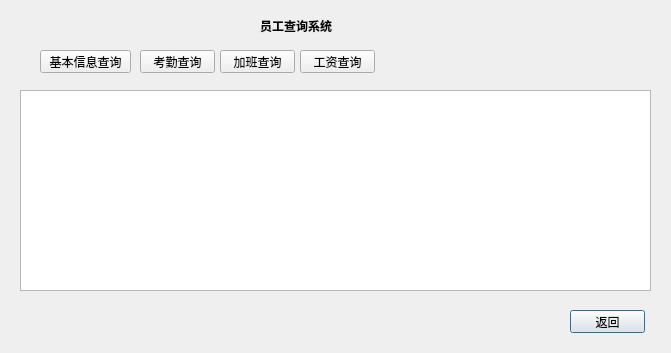
<?xml version="1.0" encoding="UTF-8"?>
<ui version="4.0">
 <class>userselect</class>
 <widget class="QDialog" name="userselect">
  <property name="geometry">
   <rect>
    <x>0</x>
    <y>0</y>
    <width>671</width>
    <height>353</height>
   </rect>
  </property>
  <property name="windowTitle">
   <string>员工查询</string>
  </property>
  <widget class="QLabel" name="label">
   <property name="geometry">
    <rect>
     <x>260</x>
     <y>10</y>
     <width>91</width>
     <height>31</height>
    </rect>
   </property>
   <property name="font">
    <font>
     <family>Arial</family>
     <weight>75</weight>
     <bold>true</bold>
    </font>
   </property>
   <property name="text">
    <string>员工查询系统</string>
   </property>
  </widget>
  <widget class="QPushButton" name="pushButton">
   <property name="geometry">
    <rect>
     <x>570</x>
     <y>310</y>
     <width>75</width>
     <height>23</height>
    </rect>
   </property>
   <property name="text">
    <string>返回</string>
   </property>
  </widget>
  <widget class="QPushButton" name="pushButton_2">
   <property name="geometry">
    <rect>
     <x>40</x>
     <y>50</y>
     <width>91</width>
     <height>23</height>
    </rect>
   </property>
   <property name="text">
    <string>基本信息查询</string>
   </property>
  </widget>
  <widget class="QPushButton" name="pushButton_3">
   <property name="geometry">
    <rect>
     <x>140</x>
     <y>50</y>
     <width>75</width>
     <height>23</height>
    </rect>
   </property>
   <property name="text">
    <string>考勤查询</string>
   </property>
  </widget>
  <widget class="QPushButton" name="pushButton_4">
   <property name="geometry">
    <rect>
     <x>220</x>
     <y>50</y>
     <width>75</width>
     <height>23</height>
    </rect>
   </property>
   <property name="text">
    <string>加班查询</string>
   </property>
  </widget>
  <widget class="QPushButton" name="pushButton_5">
   <property name="geometry">
    <rect>
     <x>300</x>
     <y>50</y>
     <width>75</width>
     <height>23</height>
    </rect>
   </property>
   <property name="text">
    <string>工资查询</string>
   </property>
  </widget>
  <widget class="QTableView" name="tableView">
   <property name="geometry">
    <rect>
     <x>20</x>
     <y>90</y>
     <width>631</width>
     <height>201</height>
    </rect>
   </property>
   <property name="font">
    <font>
     <pointsize>8</pointsize>
    </font>
   </property>
  </widget>
 </widget>
 <resources/>
 <connections/>
</ui>
